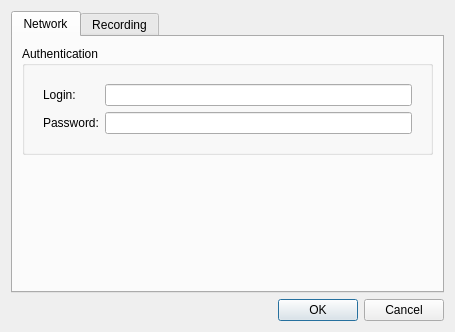
<?xml version="1.0" encoding="UTF-8"?>
<ui version="4.0">
 <class>MultipleCameraSettingsDialog</class>
 <widget class="QDialog" name="MultipleCameraSettingsDialog">
  <property name="geometry">
   <rect>
    <x>0</x>
    <y>0</y>
    <width>455</width>
    <height>332</height>
   </rect>
  </property>
  <property name="windowTitle">
   <string>Camera settings</string>
  </property>
  <layout class="QVBoxLayout" name="verticalLayout_2">
   <item>
    <widget class="QTabWidget" name="tabWidget">
     <property name="currentIndex">
      <number>0</number>
     </property>
     <widget class="QWidget" name="tabNetwork">
      <attribute name="title">
       <string>Network</string>
      </attribute>
      <layout class="QVBoxLayout" name="verticalLayout_6">
       <item>
        <widget class="QGroupBox" name="groupBox_2">
         <property name="title">
          <string>Authentication</string>
         </property>
         <layout class="QVBoxLayout" name="verticalLayout_5">
          <item>
           <layout class="QFormLayout" name="formLayout_2">
            <property name="margin">
             <number>9</number>
            </property>
            <item row="0" column="0">
             <widget class="QLabel" name="loginLabel">
              <property name="text">
               <string>Login:</string>
              </property>
             </widget>
            </item>
            <item row="0" column="1">
             <widget class="QLineEdit" name="loginEdit"/>
            </item>
            <item row="1" column="0">
             <widget class="QLabel" name="passwordLabel">
              <property name="text">
               <string>Password:</string>
              </property>
             </widget>
            </item>
            <item row="1" column="1">
             <widget class="QLineEdit" name="passwordEdit"/>
            </item>
           </layout>
          </item>
         </layout>
        </widget>
       </item>
       <item>
        <spacer name="verticalSpacer_2">
         <property name="orientation">
          <enum>Qt::Vertical</enum>
         </property>
         <property name="sizeHint" stdset="0">
          <size>
           <width>20</width>
           <height>40</height>
          </size>
         </property>
        </spacer>
       </item>
      </layout>
     </widget>
     <widget class="QWidget" name="tabRecording">
      <attribute name="title">
       <string>Recording</string>
      </attribute>
      <layout class="QVBoxLayout" name="verticalLayout">
       <item>
        <widget class="CameraScheduleWidget" name="cameraScheduleWidget" native="true"/>
       </item>
      </layout>
     </widget>
    </widget>
   </item>
   <item>
    <widget class="QDialogButtonBox" name="buttonBox">
     <property name="standardButtons">
      <set>QDialogButtonBox::Cancel|QDialogButtonBox::Ok</set>
     </property>
    </widget>
   </item>
  </layout>
 </widget>
 <customwidgets>
  <customwidget>
   <class>CameraScheduleWidget</class>
   <extends>QWidget</extends>
   <header>ui/device_settings/camera_schedule_widget.h</header>
   <container>1</container>
  </customwidget>
 </customwidgets>
 <resources/>
 <connections>
  <connection>
   <sender>buttonBox</sender>
   <signal>accepted()</signal>
   <receiver>MultipleCameraSettingsDialog</receiver>
   <slot>accept()</slot>
   <hints>
    <hint type="sourcelabel">
     <x>227</x>
     <y>311</y>
    </hint>
    <hint type="destinationlabel">
     <x>227</x>
     <y>165</y>
    </hint>
   </hints>
  </connection>
  <connection>
   <sender>buttonBox</sender>
   <signal>rejected()</signal>
   <receiver>MultipleCameraSettingsDialog</receiver>
   <slot>reject()</slot>
   <hints>
    <hint type="sourcelabel">
     <x>227</x>
     <y>311</y>
    </hint>
    <hint type="destinationlabel">
     <x>227</x>
     <y>165</y>
    </hint>
   </hints>
  </connection>
 </connections>
 <slots>
  <slot>buttonClicked(QAbstractButton*)</slot>
 </slots>
</ui>
